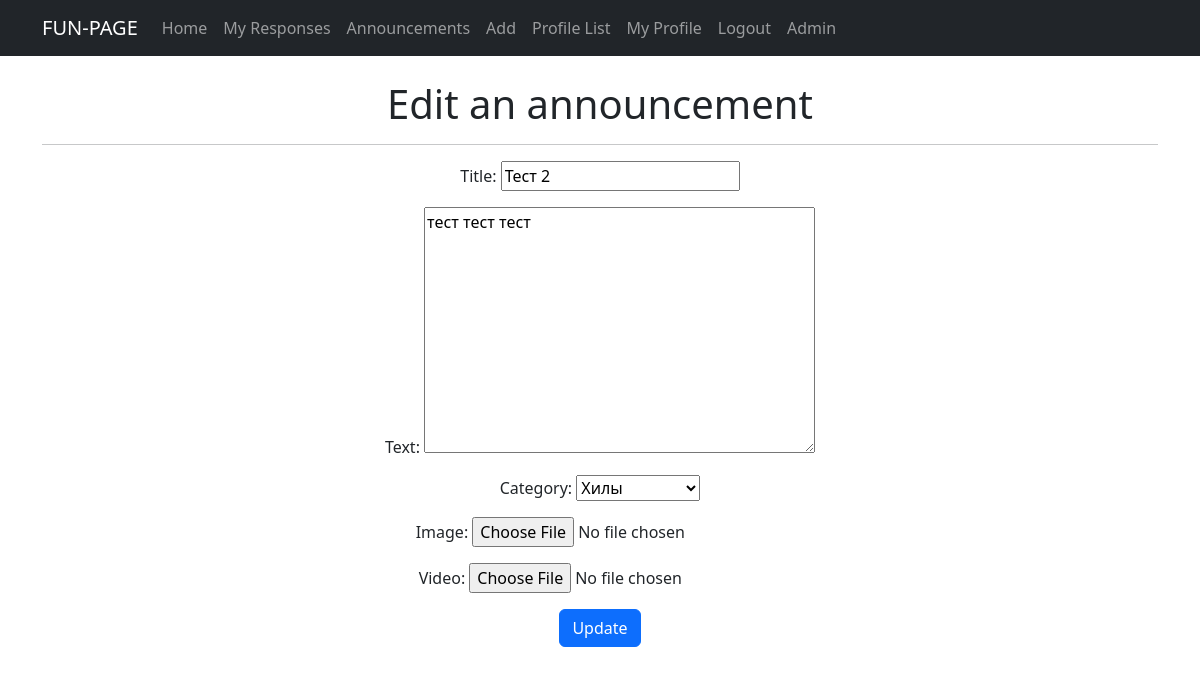
Screenshot of /ad/edit/2/ (signed in) with the database file from the repository.
### fun/models.py (models this page shows, shortened)
class Announcement(models.Model):
    title = models.CharField(max_length=100)
    text = models.TextField()
    category = models.ForeignKey(Category, on_delete=models.CASCADE)
    author = models.ForeignKey(User, default=1, on_delete=models.CASCADE)
    date_added = models.DateTimeField(auto_now_add=True)
    image = models.ImageField(upload_to='images/', null=True, blank=True)
    video = models.FileField(upload_to='videos/', null=True, blank=True)
    likes = models.ManyToManyField(User, related_name="ad_like", blank=True)

### fun/views.py (the view)
# urls.py: path('ad/edit/<int:pk>/', AdUpdate.as_view(), name='ad_edit'),
class AdUpdate(UpdateView):
    model = Announcement
    template_name = 'edit_ad.html'
    fields = ['title', 'text', 'category', 'image', 'video']

### fun/models.py (called while the page is built)
    def __str__(self):
        return f'{self.name.title()}'

### templates/edit_ad.html (shortened to what this page needs)
{% extends 'flatpages/default.html' %}
{% block content %}
{% if user.is_authenticated %}
    {% if user.id == announcement.author.id %}
        <h1>Edit an announcement</h1>
        <hr>
        <div class="container">
          <form method="POST">
            {{ form.as_p }}
            <button type="submit" class="btn btn-primary">Update</button>
          </form>
        </div>
    {% endif %}
{% else %}
  You are not allowed here!
{% endif %}
        {% endblock %}

### rows the page displays
Announcement: title "Тест 2", text "тест тест тест", category "Хилы"
